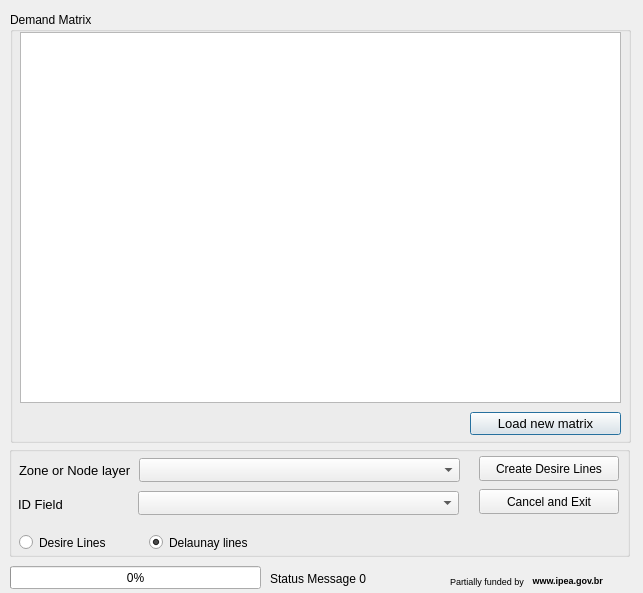
<?xml version="1.0" encoding="UTF-8"?>
<ui version="4.0">
 <class>DesireLines</class>
 <widget class="QDialog" name="DesireLines">
  <property name="windowModality">
   <enum>Qt::ApplicationModal</enum>
  </property>
  <property name="geometry">
   <rect>
    <x>0</x>
    <y>0</y>
    <width>643</width>
    <height>593</height>
   </rect>
  </property>
  <property name="windowTitle">
   <string>Aequilibrae - Desire Lines toolbox</string>
  </property>
  <property name="modal">
   <bool>true</bool>
  </property>
  <widget class="QLabel" name="lbl_funding2">
   <property name="geometry">
    <rect>
     <x>530</x>
     <y>570</y>
     <width>91</width>
     <height>21</height>
    </rect>
   </property>
   <property name="font">
    <font>
     <pointsize>7</pointsize>
     <weight>75</weight>
     <bold>true</bold>
    </font>
   </property>
   <property name="text">
    <string> www.ipea.gov.br</string>
   </property>
   <property name="textFormat">
    <enum>Qt::PlainText</enum>
   </property>
  </widget>
  <widget class="QLabel" name="lbl_funding1">
   <property name="geometry">
    <rect>
     <x>450</x>
     <y>573</y>
     <width>91</width>
     <height>16</height>
    </rect>
   </property>
   <property name="font">
    <font>
     <pointsize>7</pointsize>
    </font>
   </property>
   <property name="text">
    <string>Partially funded by</string>
   </property>
  </widget>
  <widget class="QProgressBar" name="progressbar">
   <property name="enabled">
    <bool>true</bool>
   </property>
   <property name="geometry">
    <rect>
     <x>10</x>
     <y>566</y>
     <width>251</width>
     <height>23</height>
    </rect>
   </property>
   <property name="palette">
    <palette>
     <active>
      <colorrole role="Highlight">
       <brush brushstyle="SolidPattern">
        <color alpha="255">
         <red>0</red>
         <green>170</green>
         <blue>0</blue>
        </color>
       </brush>
      </colorrole>
     </active>
     <inactive>
      <colorrole role="Highlight">
       <brush brushstyle="SolidPattern">
        <color alpha="255">
         <red>240</red>
         <green>240</green>
         <blue>240</blue>
        </color>
       </brush>
      </colorrole>
     </inactive>
     <disabled>
      <colorrole role="Highlight">
       <brush brushstyle="SolidPattern">
        <color alpha="255">
         <red>51</red>
         <green>153</green>
         <blue>255</blue>
        </color>
       </brush>
      </colorrole>
     </disabled>
    </palette>
   </property>
   <property name="value">
    <number>0</number>
   </property>
   <property name="textVisible">
    <bool>true</bool>
   </property>
  </widget>
  <widget class="QLabel" name="progress_label">
   <property name="geometry">
    <rect>
     <x>270</x>
     <y>568</y>
     <width>301</width>
     <height>21</height>
    </rect>
   </property>
   <property name="font">
    <font>
     <pointsize>9</pointsize>
    </font>
   </property>
   <property name="text">
    <string>Status Message 0</string>
   </property>
  </widget>
  <widget class="QGroupBox" name="groupBox">
   <property name="geometry">
    <rect>
     <x>10</x>
     <y>12</y>
     <width>621</width>
     <height>431</height>
    </rect>
   </property>
   <property name="title">
    <string>Demand Matrix</string>
   </property>
   <widget class="QPushButton" name="but_load_new_matrix">
    <property name="geometry">
     <rect>
      <x>460</x>
      <y>400</y>
      <width>151</width>
      <height>23</height>
     </rect>
    </property>
    <property name="font">
     <font>
      <pointsize>10</pointsize>
     </font>
    </property>
    <property name="text">
     <string>Load new matrix</string>
    </property>
   </widget>
   <widget class="QTableView" name="matrix_viewer">
    <property name="geometry">
     <rect>
      <x>10</x>
      <y>20</y>
      <width>601</width>
      <height>371</height>
     </rect>
    </property>
   </widget>
   <widget class="QLabel" name="lbl_matrix_loaded">
    <property name="geometry">
     <rect>
      <x>20</x>
      <y>400</y>
      <width>441</width>
      <height>21</height>
     </rect>
    </property>
    <property name="font">
     <font>
      <pointsize>10</pointsize>
     </font>
    </property>
    <property name="text">
     <string/>
    </property>
    <property name="wordWrap">
     <bool>false</bool>
    </property>
   </widget>
   <zorder>lbl_matrix_loaded</zorder>
   <zorder>but_load_new_matrix</zorder>
   <zorder>matrix_viewer</zorder>
  </widget>
  <widget class="QGroupBox" name="groupBox_2">
   <property name="geometry">
    <rect>
     <x>9</x>
     <y>446</y>
     <width>621</width>
     <height>111</height>
    </rect>
   </property>
   <property name="title">
    <string/>
   </property>
   <widget class="QPushButton" name="cancel">
    <property name="geometry">
     <rect>
      <x>470</x>
      <y>43</y>
      <width>140</width>
      <height>25</height>
     </rect>
    </property>
    <property name="text">
     <string>Cancel and Exit</string>
    </property>
   </widget>
   <widget class="QPushButton" name="create_dl">
    <property name="geometry">
     <rect>
      <x>470</x>
      <y>10</y>
      <width>140</width>
      <height>25</height>
     </rect>
    </property>
    <property name="text">
     <string>Create Desire Lines</string>
    </property>
   </widget>
   <widget class="QLabel" name="lblnodematch_13">
    <property name="geometry">
     <rect>
      <x>9</x>
      <y>50</y>
      <width>121</width>
      <height>16</height>
     </rect>
    </property>
    <property name="font">
     <font>
      <pointsize>10</pointsize>
     </font>
    </property>
    <property name="text">
     <string>ID Field</string>
    </property>
   </widget>
   <widget class="QComboBox" name="zoning_layer">
    <property name="geometry">
     <rect>
      <x>130</x>
      <y>12</y>
      <width>321</width>
      <height>24</height>
     </rect>
    </property>
    <property name="maxVisibleItems">
     <number>10</number>
    </property>
   </widget>
   <widget class="QRadioButton" name="radio_desire">
    <property name="geometry">
     <rect>
      <x>10</x>
      <y>88</y>
      <width>111</width>
      <height>17</height>
     </rect>
    </property>
    <property name="text">
     <string>Desire Lines</string>
    </property>
    <property name="checkable">
     <bool>true</bool>
    </property>
    <property name="checked">
     <bool>false</bool>
    </property>
   </widget>
   <widget class="QComboBox" name="zone_id_field">
    <property name="geometry">
     <rect>
      <x>129</x>
      <y>45</y>
      <width>321</width>
      <height>24</height>
     </rect>
    </property>
    <property name="maxVisibleItems">
     <number>10</number>
    </property>
   </widget>
   <widget class="QLabel" name="lblnodematch_12">
    <property name="geometry">
     <rect>
      <x>10</x>
      <y>16</y>
      <width>121</width>
      <height>16</height>
     </rect>
    </property>
    <property name="font">
     <font>
      <pointsize>10</pointsize>
     </font>
    </property>
    <property name="text">
     <string>Zone or Node layer</string>
    </property>
   </widget>
   <widget class="QRadioButton" name="radio_delaunay">
    <property name="geometry">
     <rect>
      <x>140</x>
      <y>88</y>
      <width>111</width>
      <height>17</height>
     </rect>
    </property>
    <property name="text">
     <string>Delaunay lines</string>
    </property>
    <property name="checkable">
     <bool>true</bool>
    </property>
    <property name="checked">
     <bool>true</bool>
    </property>
   </widget>
  </widget>
  <zorder>progress_label</zorder>
  <zorder>lbl_funding2</zorder>
  <zorder>lbl_funding1</zorder>
  <zorder>progressbar</zorder>
  <zorder>groupBox</zorder>
  <zorder>groupBox_2</zorder>
 </widget>
 <resources/>
 <connections/>
</ui>
